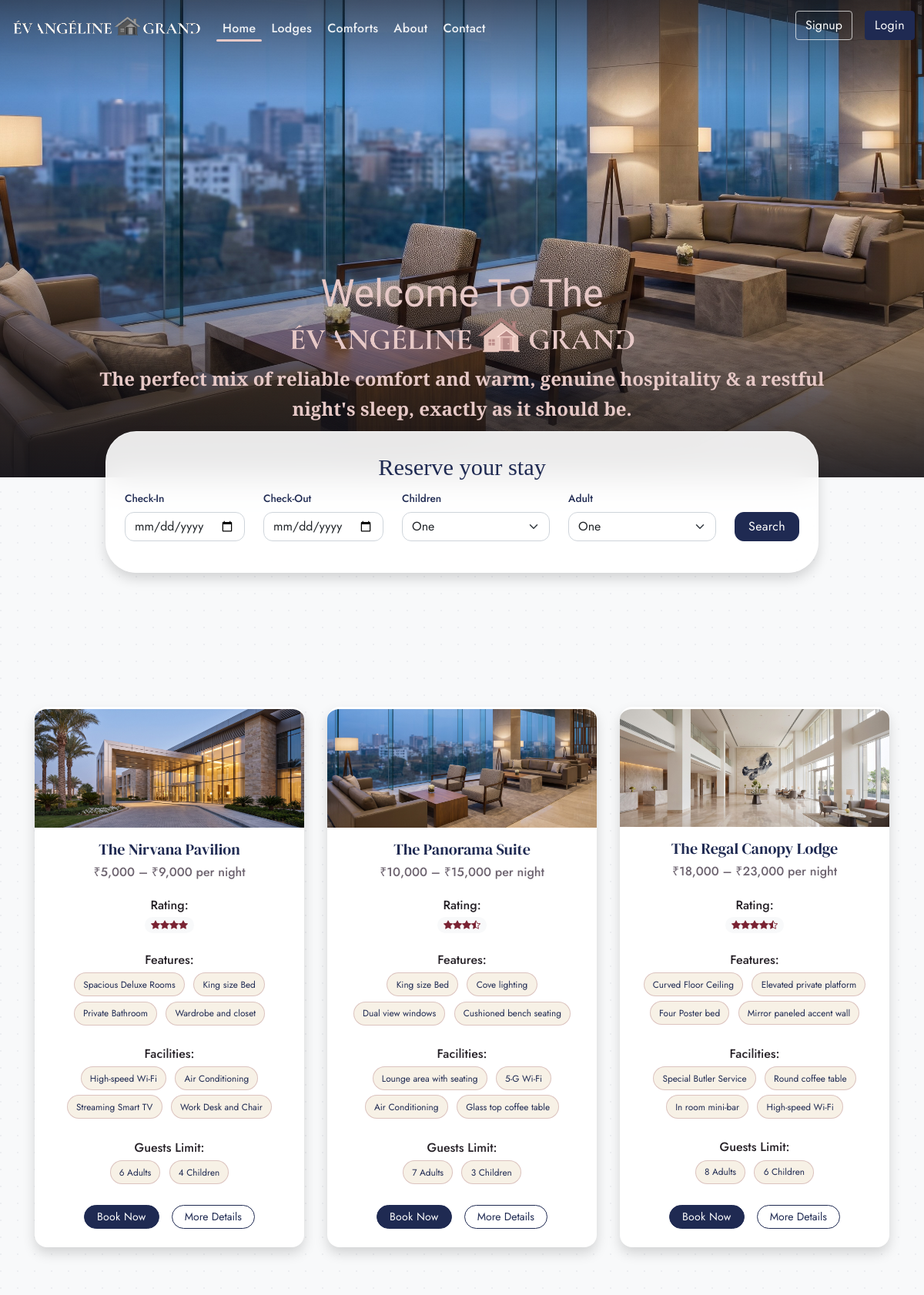
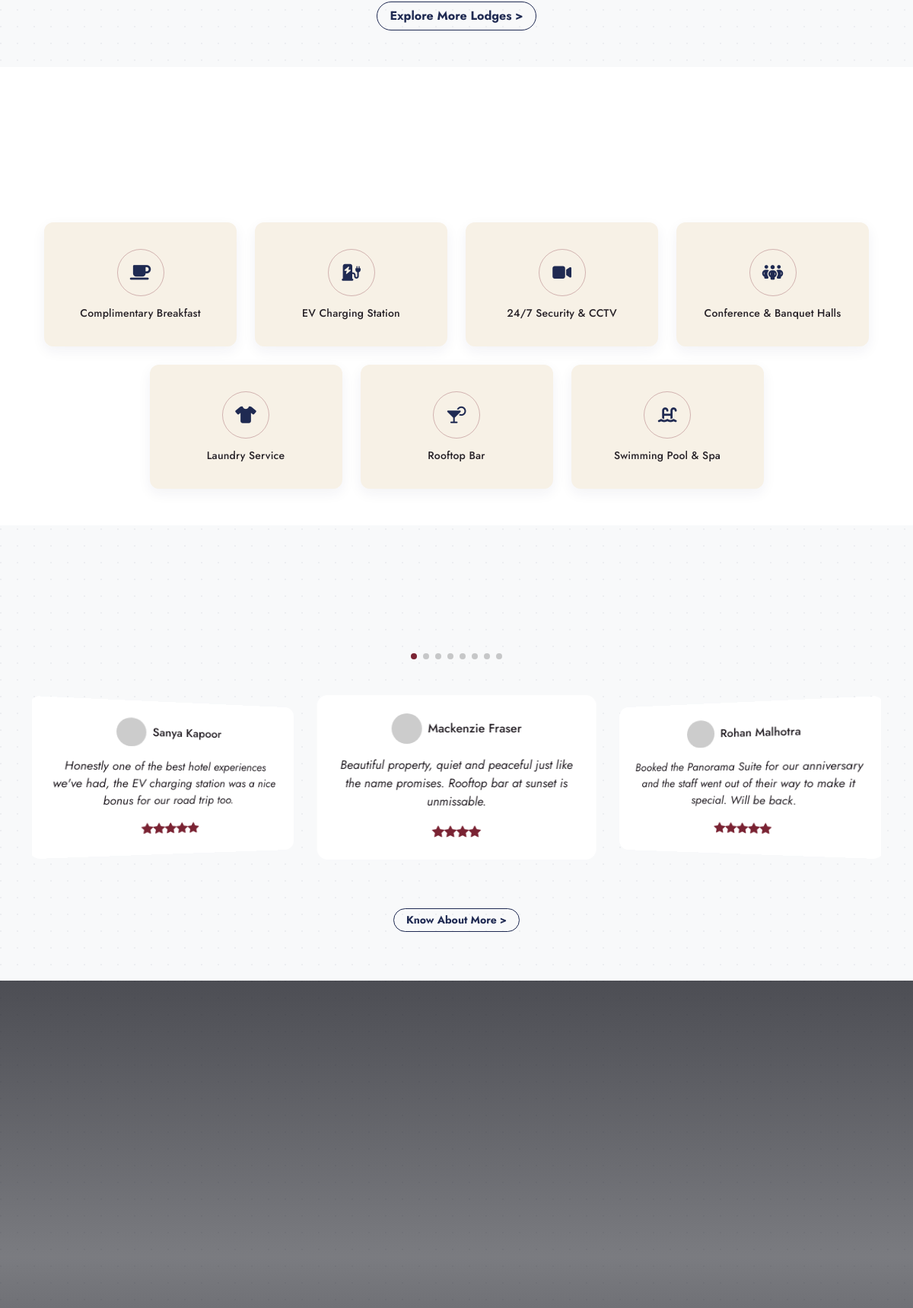
The page / (upper part) on the database its author committed (2 pictures, top to bottom).
### tables this page shows
CREATE TABLE `hero_slides` (
  `id` int(11) NOT NULL,
  `image` varchar(255) NOT NULL,
  `caption` varchar(150) NOT NULL DEFAULT '',
  `is_active` tinyint(1) NOT NULL DEFAULT 1,
  `sort_order` int(11) NOT NULL DEFAULT 0
);

CREATE TABLE `lodges` (
  `id` int(11) NOT NULL,
  `name` varchar(120) NOT NULL,
  `tier` varchar(60) NOT NULL DEFAULT '',
  `blurb` text DEFAULT NULL,
  `price_min` int(11) NOT NULL DEFAULT 0,
  `price_max` int(11) DEFAULT NULL,
  `rating` decimal(2,1) DEFAULT NULL,
  `features` text DEFAULT NULL,
  `facilities` text DEFAULT NULL,
  `max_adults` int(11) NOT NULL DEFAULT 2,
  `max_children` int(11) NOT NULL DEFAULT 0,
  `image` varchar(255) NOT NULL,
  `show_on_home` tinyint(1) NOT NULL DEFAULT 0,
  `is_active` tinyint(1) NOT NULL DEFAULT 1,
  `sort_order` int(11) NOT NULL DEFAULT 0
);

CREATE TABLE `comforts` (
  `id` int(11) NOT NULL,
  `section` varchar(20) NOT NULL DEFAULT 'card',
  `title` varchar(120) NOT NULL,
  `description` text DEFAULT NULL,
  `tag` varchar(60) NOT NULL DEFAULT '',
  `icon` varchar(80) NOT NULL DEFAULT '',
  `image` varchar(255) NOT NULL,
  `show_on_home` tinyint(1) NOT NULL DEFAULT 0,
  `is_active` tinyint(1) NOT NULL DEFAULT 1,
  `sort_order` int(11) NOT NULL DEFAULT 0
);

CREATE TABLE `testimonials` (
  `id` int(11) NOT NULL,
  `name` varchar(100) NOT NULL,
  `review` text NOT NULL,
  `rating` tinyint(4) NOT NULL DEFAULT 5,
  `is_active` tinyint(1) NOT NULL DEFAULT 1,
  `sort_order` int(11) NOT NULL DEFAULT 0
);

### admin/admin-include/fields.php (called while the page is built, shortened)
<?php
$f = function (string $key, string $label, string $type, string $default, string $help = ''): array {
    return ['key' => $key, 'label' => $label, 'type' => $type, 'default' => $default, 'help' => $help];
};

### index.php (the view, shortened to what this page needs)
<?php require_once __DIR__ . '/admin/admin-include/db_config.php'; ?>
<!DOCTYPE html>
<html lang="en">
<head>
    <?php require('include/links.php') ?>
    <link rel="stylesheet" href="https://cdn.jsdelivr.net/npm/swiper@12/swiper-bundle.min.css"/>
  </head>
<body class="bg-light">
<?php require('include/navbar.php')?>
<div class="hero-wrap">
  <div class="swiper swiper-container hero-swiper">
      <?php
        $slides = rows('SELECT image, caption FROM hero_slides WHERE is_active = 1 ORDER BY sort_order, id');
      ?>
      <div class="swiper-wrapper">
        <?php foreach ($slides as $s): ?>
        <div class="swiper-slide">
          <img src="<?= e(asset($s['image'])) ?>" alt="<?= e($s['caption']) ?>" class="w-100 d-block"/>
        </div>
        <?php endforeach; ?>
      </div>
  </div>
  <div class="hero-overlay">
    <span class="hero-script"><?= e(setting('hero_welcome')) ?></span>
    <img src="<?= e(img('logo_hero')) ?>" alt="<?= e(setting('hotel_name')) ?>" class="hero-logo-img">
    <p class="hero-tagline"><?= e(setting('hero_tagline')) ?></p>
  </div>
</div>
<div class="container availability-form">
  <div class="row justify-content-center">
    <div class="col-lg-10">
      <div class="shadow p-4 availability-card">
        <span class="section-eyebrow d-block mb-1 text-center">Reserve your stay</span>
        <form>
          <div class="row align-items-end availability-row">
            <div class="field-checkin mb-3">
              <label class="form-label">Check-In</label>
              <input type="date" class="form-control shadow-none">
            </div>
            <div class="field-checkout mb-3">
              <label class="form-label">Check-Out</label>
              <input type="date" class="form-control shadow-none">
            </div>
            <div class="field-children mb-3">
              <label class="form-label">Children</label>
              <select class="form-select shadow-none">
                <option value="1">One</option>
              </select>
            </div>
            <div class="field-adult mb-3">
              <label class="form-label">Adult</label>
              <select class="form-select shadow-none">
                <option value="1">One</option>
              </select>
            </div>
            <div class="field-submit mb-3">
              <button type="submit" class="btn text-white shadow-none custom-bg w-100">Search</button>
            </div>
          </div>
        </form>
      </div>
    </div>
  </div>
</div>
<div class="container">
 <div class="row">
   <?php $home_lodges = rows('SELECT * FROM lodges WHERE is_active = 1 AND show_on_home = 1 ORDER BY sort_order, id LIMIT 6'); ?>
<?php foreach ($home_lodges as $l): ?>
   <div class="col-lg-4 col-md-6 my-3">
    <div class="card border-0 shadow lodge-hover" style="max-width: 350px; margin: auto;">
      <img src="<?= e(asset($l['image'])) ?>" class="card-img-top" alt="<?= e($l['name']) ?>">
      <div class="card-body text-center">
        <h5><?= e($l['name']) ?></h5>
        <h6 class="mb-4"><?= e(price_line($l['price_min'], $l['price_max'])) ?></h6>
        <?php if ($l['rating'] !== null): ?>
         <div class="rating mb-4">
          <h6 class="mb-1">Rating:</h6>
         <span class="badge rounded-pill bg-light text-dark text-wrap">
          <?= stars_html($l['rating']) ?>
         </span>
        </div>
        <?php endif; ?>
        <?php if (lines($l['features'])): ?>
        <div class="features mb-4">
          <h6 class="mb-1">Features:</h6>
          <?php foreach (lines($l['features']) as $p): ?><span class="pill"><?= e($p) ?></span>
          <?php endforeach; ?>
        </div>
        <?php endif; ?>
        <?php if (lines($l['facilities'])): ?>
        <div class="facilities mb-4">
           <h6 class="mb-1">Facilities:</h6>
          <?php foreach (lines($l['facilities']) as $p): ?><span class="pill"><?= e($p) ?></span>
          <?php endforeach; ?>
        </div>
        <?php endif; ?>
        <div class="guests-limit mb-4">
           <h6 class="mb-1">Guests Limit:</h6>
          <span class="pill"><?= e(adults_text($l['max_adults'])) ?></span>
          <?php if ((int)$l['max_children'] > 0): ?><span class="pill"><?= e(children_text($l['max_children'])) ?></span><?php endif; ?>
        </div>
        <div class="d-flex justify-content-center gap-3 mb-2">
          <a href="#" class="btn btn-sm text-white custom-bg shadow-none rounded-pill px-3">Book Now</a>
          <a href="lodges.php" class="btn btn-sm btn-outline-dark shadow-none rounded-pill px-3">More Details</a>
        </div>
      </div>
    </div>
   </div>
<?php endforeach; ?>
      <div class="col-lg-12 text-center mt-5">
    <a href="lodges.php" class="btn btn-md btn-outline-dark rounded-0 fw-bold shadow-none rounded-pill px-3">Explore More Lodges ></a>
   </div>
 </div>
</div>
<div class="section-white mt-5">
  <div class="container pb-5">
    <div class="convenience-row">
      <?php foreach (rows("SELECT title, icon FROM comforts WHERE is_active = 1 AND show_on_home = 1 ORDER BY sort_order, id") as $c): ?>
      <div class="convenience-card">
        <div class="convenience-icon"><i class="<?= e($c['icon']) ?>"></i></div>
        <h5><?= e($c['title']) ?></h5>
      </div>
      <?php endforeach; ?>
    </div>
  </div>
</div>
<div class="container">
  <div class="d-flex justify-content-center mb-3">
    <div class="swiper-pagination position-static"></div>
  </div>
  <div class="swiper swiper-testimonials position-relative">
    <div class="swiper-wrapper">
  <?php $reviews = rows('SELECT name, review, rating FROM testimonials WHERE is_active = 1 ORDER BY sort_order, id'); ?>
<?php foreach ($reviews as $rv): ?>
  <div class="swiper-slide testimonial-card bg-white p-4 text-center">
    <div class="d-flex align-items-center justify-content-center mb-3">
      <img src="https://ui-avatars.com/api/?name=<?= urlencode($rv['name']) ?>&background=7A2333&color=fff&bold=true&size=128" width="40" class="rounded-circle" alt="">
      <h6 class="mb-0 ms-2"><?= e($rv['name']) ?></h6>
    </div>
    <p class="mb-3"><?= e($rv['review']) ?></p>
    <div class="rating">
      <?= str_repeat('<i class="bi bi-star-fill"></i>', max(0, min(5, (int)$rv['rating']))) ?>
    </div>
  </div>
<?php endforeach; ?>
</div>
  </div>
</div>
<div class="col-lg-12 text-center mt-3">
  <a href="about.php" class="btn btn-sm btn-outline-dark rounded-0 fw-bold shadow-none rounded-pill px-3">Know About More ></a>
</div>
<div id="locate" class="locate-section">
  <div class="container locate-content">
    <div class="row g-4">
      <div class="col-lg-7">
      </div>
      <div class="col-lg-5 d-flex flex-column gap-3">
      </div>
    </div>
  </div>
</div>
</body>
</html>

### include/links.php (shortened to what this page needs)
<link href="https://cdn.jsdelivr.net/npm/bootstrap@5.0.2/dist/css/bootstrap.min.css" rel="stylesheet">
<link rel="stylesheet" href="common.css">
<link rel="stylesheet" href="https://cdn.jsdelivr.net/npm/bootstrap-icons@1.13.1/font/bootstrap-icons.min.css">
<link rel="stylesheet" href="https://cdnjs.cloudflare.com/ajax/libs/font-awesome/6.5.1/css/all.min.css">

### include/navbar.php (shortened to what this page needs)
<?php
  $current_page = basename($_SERVER['PHP_SELF']);
?>
<nav class="navbar navbar-expand-lg navbar-light">
  <div class="container-fluid">
    <a class="navbar-brand me-3" href="admin/admin-index.php">
      <img src="<?= e(img('logo_dark')) ?>" alt="<?= e(setting('hotel_name')) ?>" class="logo-img logo-img-transparent">
    </a>
    <div class="collapse navbar-collapse" id="navbarSupportedContent">
      <ul class="navbar-nav me-auto mb-2 mb-lg-0">
      <li class="nav-item">
        <a class="nav-link me-1 <?php if ($current_page === 'index.php') echo 'active'; ?>" aria-current="page" href="index.php">Home</a>
      </li>
      <li class="nav-item">
        <a class="nav-link me-1 <?php if ($current_page === 'lodges.php') echo 'active'; ?>" href="lodges.php">Lodges</a>
      </li>
      <li class="nav-item">
        <a class="nav-link me-1 <?php if ($current_page === 'comforts.php') echo 'active'; ?>" href="comforts.php">Comforts</a>
      </li>
      <li class="nav-item">
        <a class="nav-link me-1 <?php if ($current_page === 'about.php') echo 'active'; ?>" href="about.php">About</a>
      </li>
      <li class="nav-item">
        <a class="nav-link <?php if ($current_page === 'contact.php') echo 'active'; ?>" href="contact.php">Contact</a>
      </li>
      </ul>
      <div class="d-flex">
        <button type="button" class="btn btn-outline-dark shadow-none me-lg-3 me-3" data-bs-toggle="modal" data-bs-target="#signupModal">
          Signup
        </button>
        <button type="button" class="btn btn-dark shadow-none custom-bg" data-bs-toggle="modal" data-bs-target="#loginModal">
          Login
        </button>
      </div>
    </div>
  </div>
</nav>

### admin/admin-include/db_config.php (shortened to what this page needs)
<?php
$db_pass = getenv('DB_PASS');
if ($db_pass === false) { $db_pass = ''; }
try {
    $pdo = new PDO(
        'mysql:host=' . (getenv('DB_HOST') ?: '127.0.0.1') . ';dbname=' . (getenv('DB_NAME') ?: 'evangelinewebsite') . ';charset=utf8mb4',
        getenv('DB_USER') ?: 'root',
        $db_pass,
        [
            PDO::ATTR_ERRMODE            => PDO::ERRMODE_EXCEPTION,
            PDO::ATTR_DEFAULT_FETCH_MODE => PDO::FETCH_ASSOC,
            PDO::ATTR_EMULATE_PREPARES   => false,
        ]
    );
} catch (PDOException $ex) {
    error_log('Evangeline DB connection failed: ' . $ex->getMessage());
    http_response_code(500);
    exit('<h3 style="font-family:sans-serif">Could not connect to the database.</h3>'
       . '<p style="font-family:sans-serif">Check that MySQL is running (XAMPP) and that the database '
       . '<b>evangelinewebsite</b> has been imported. Connection settings are at the top of '
       . '<code>admin/admin-include/db_config.php</code>.</p>');
}
function run(string $sql, array $params = []): PDOStatement {
    global $pdo;
    $st = $pdo->prepare($sql);
    $st->execute($params);
    return $st;
}
function rows(string $sql, array $params = []): array { return run($sql, $params)->fetchAll(); }
function e($v): string { return htmlspecialchars((string)$v, ENT_QUOTES, 'UTF-8'); }
function asset($path): string {
    $path = str_replace(['\\', '..', "'", '"', '(', ')', '<', '>', ' '], ['/', '', '', '', '', '', '', '', '%20'], (string)$path);
    return ltrim($path, '/');
}
function site_config(): array {
    static $cfg = null;
    if ($cfg === null) { $cfg = require __DIR__ . '/fields.php'; }
    return $cfg;
}
function site_defaults(): array {
    static $d = null;
    if ($d === null) {
        $d = [];
        foreach (site_config() as $tab) {
            foreach ($tab['groups'] as $g) {
                foreach ($g['fields'] as $f) { $d[$f['key']] = $f['default']; }
            }
        }
    }
    return $d;
}
function setting(string $key, string $fallback = ''): string {
    static $saved = null;
    if ($saved === null) {
        $saved = [];
    }
    $defaults = site_defaults();
    return array_key_exists($key, $defaults) ? (string)$defaults[$key] : $fallback;
}
function img(string $key): string { return asset(setting($key)); }
function inr($n): string {
    $n = (string)(int)$n;
    $last3 = substr($n, -3);
    $rest  = substr($n, 0, -3);
    $rest  = preg_replace('/\B(?=(\d{2})+(?!\d))/', ',', $rest);
    return $rest . ',' . $last3;
}
function price_line($min, $max): string {
    $min = (int)$min; $max = (int)$max;
    if ($max > $min) { return '₹' . inr($min) . ' – ₹' . inr($max) . ' per night'; }
    return '₹' . inr($min) . ' per night';
}
function stars_html($rating): string {
    $rating = (float)$rating;
    $full = (int)floor($rating);
    $half = ($rating - $full) >= 0.5;
    return str_repeat('<i class="bi bi-star-fill"></i>', $full) . ($half ? '<i class="bi bi-star-half"></i>' : '');
}
function lines(?string $text): array {
    $out = [];
    foreach (preg_split('/\R/', (string)$text) as $l) {
        $l = trim($l);
        if ($l !== '') { $out[] = $l; }
    }
    return $out;
}
function adults_text($n): string   { $n = (int)$n; return $n . ($n === 1 ? ' Adult' : ' Adults'); }
function children_text($n): string { $n = (int)$n; return $n . ($n === 1 ? ' Child' : ' Children'); }

### common.css (style rules this page uses)
:root { --ink: #1F2A52; --ink-black: #13141C; --wine: #7A2333; --wine-deep: #591A26; --rose: #E7C9C7; --cream: #F7F1E6; --paper: #FFFFFF; --charcoal: #262127; --muted: #6E6470; }
* { font-family: "Jost", sans-serif; }
html { scroll-behavior: smooth; }
body { background-color: var(--cream) !important; background-image: radial-gradient(circle at 1px 1px, rgba(31,42,82,.05) 1px, transparent 0); background-size: 22px 22px; color: var(--charcoal); }
.section-eyebrow { display: block; font-family: 'Cinzel Decorative', serif; font-size: 1.9rem; color: var(--ink); }
.custom-bg { background-color: var(--ink); border: 1px solid var(--ink); letter-spacing: .3px; transition: background-color .25s ease, transform .2s ease; }
.btn-outline-dark { border-color: var(--ink); color: var(--ink); }
.navbar { position: fixed; top: 0; left: 0; right: 0; z-index: 1030; background-color: transparent; border-bottom: 1px solid transparent; transition: background-color .35s ease, box-shadow .35s ease, border-color .35s ease, padding .35s ease; padding-top: .9rem; padding-bottom: .9rem; }
.navbar .navbar-brand { color: var(--paper) !important; transition: color .35s ease; display: flex; align-items: center; position: relative; padding-top: 0; padding-bottom: 0; min-height: 34px; }
.logo-img { height: 35px; width: auto; display: block; margin: auto 0; transition: opacity .35s ease; }
.navbar .nav-link { color: rgba(255,255,255,.9) !important; font-weight: 500; font-size: 1.0rem; letter-spacing: .3px; position: relative; transition: color .35s ease; padding-bottom: .0rem; }
.navbar .nav-link.active::after { content: ""; position: absolute; left: 0; right: 0; bottom: -5px; height: 3px; background: var(--rose); border-radius: 3px; }
.navbar .btn-outline-dark { border-color: rgba(255,255,255,.7); color: var(--paper); }
.form-label { font-size: .85rem; font-weight: 500; color: var(--ink); }

### rows shown on the page
hero_slides: image (picture)
lodges: image (picture), name "The Nirvana Pavilion", price_line($l['price_min'], $l['price_max']) "₹5,000 – ₹9,000 per night", rating 4 (drawn), features "Spacious Deluxe Rooms", features "King size Bed", features "Private Bathroom", features "Wardrobe and closet", facilities "High-speed Wi-Fi", facilities "Air Conditioning", facilities "Streaming Smart TV", facilities "Work Desk and Chair", max_adults "6 Adults", max_children "4 Children"
lodges: image (picture), name "The Panorama Suite", price_line($l['price_min'], $l['price_max']) "₹10,000 – ₹15,000 per night", rating 3.5 (drawn), features "King size Bed", features "Cove lighting", features "Dual view windows", features "Cushioned bench seating", facilities "Lounge area with seating", facilities "5-G Wi-Fi", facilities "Air Conditioning", facilities "Glass top coffee table", max_adults "7 Adults", max_children "3 Children"
lodges: image (picture), name "The Regal Canopy Lodge", price_line($l['price_min'], $l['price_max']) "₹18,000 – ₹23,000 per night", rating 4.5 (drawn), features "Curved Floor Ceiling", features "Elevated private platform", features "Four Poster bed", features "Mirror paneled accent wall", facilities "Special Butler Service", facilities "Round coffee table", facilities "In room mini-bar", facilities "High-speed Wi-Fi", max_adults "8 Adults", max_children "6 Children"
comforts: title "Complimentary Breakfast"
comforts: title "EV Charging Station"
comforts: title "24/7 Security & CCTV"
comforts: title "Conference & Banquet Halls"
comforts: title "Laundry Service"
comforts: title "Rooftop Bar"
comforts: title "Swimming Pool & Spa"
testimonials: name "Mackenzie Fraser", review "Beautiful property, quiet and peaceful just like the name promises. Rooftop bar at sunset is unmissable.", rating 4 (drawn)
testimonials: name "Rohan Malhotra", review "Booked the Panorama Suite for our anniversary and the staff went out of their way to make it special. Will be back.", rating 5 (drawn)
testimonials: name "Sanya Kapoor", review "Honestly one of the best hotel experiences we've had, the EV charging station was a nice bonus for our road trip too.", rating 5 (drawn)

### other values the page prints
setting('hero_welcome') "Welcome To The"
setting('hero_tagline') "The perfect mix of reliable comfort and warm, genuine hospitality & a restful night's sleep, exactly as it should be."
